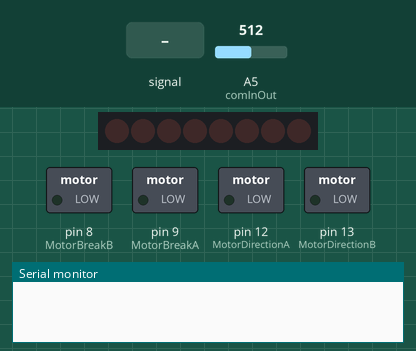
A sketch run on a simulated Arduino Uno, built with avr-gcc and run on an emulated ATmega328P. Shown: 8 shift-register outputs drawn as a row of LEDs (first output left, lit = HIGH), switched loads named in the sketch (green lamp = pin HIGH), the last lines printed to the serial monitor. Wiring (inferred from the names in the program): shift register (74HC595): data pin 5; shift clock pin 6. Wiring (inferred from the signals the program sends): row of LEDs: on Q0, Q1, Q2, Q3, Q4, Q5, Q6, Q7. The test bench sets the inputs (shaded band); at power-on: A5 (comInOut) = 512. Pins used as bus, display or sensor lines are not drawn.

Above: at 1.2 s.
1.3 s: A5 (comInOut) fed a 200 Hz sine of ±460 counts around its level
At 1.46 s:
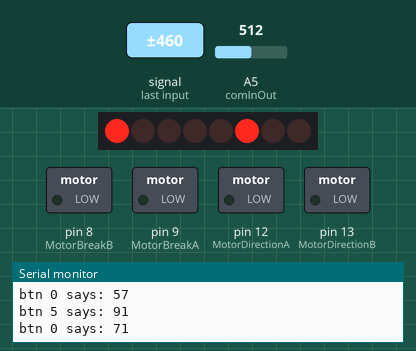
3.7 s: A5 (comInOut) set to 90
At 4.2 s:
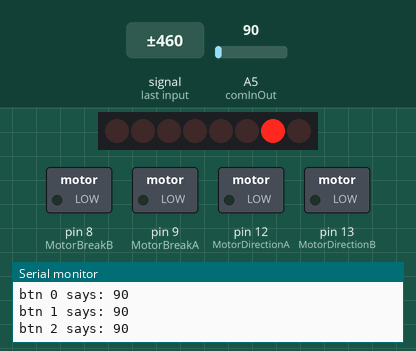
6.7 s: A5 (comInOut) set to 0
9.7 s: A5 (comInOut) set to 110
At 10.9 s:
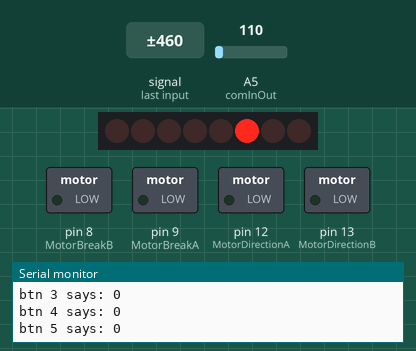
11.2 s: A5 (comInOut) set to 94
At 11.6 s:
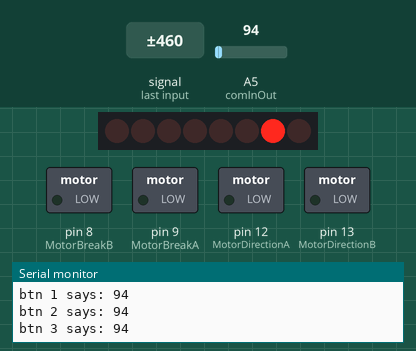
12.8 s: A5 (comInOut) set to 122
At 13.5 s:
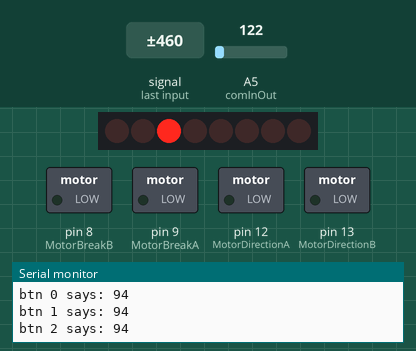
Timing chart, 0 to 15.3 s (numbered marks = the images above; inputs shaded):
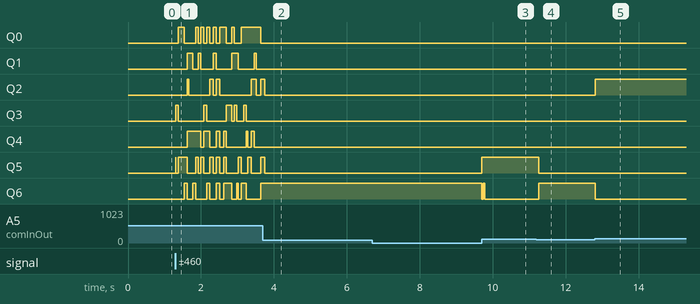

Measured:
- the behaviour switches between 100 and 99 on A5 (comInOut) (found by bisection; images 3 and 4)
- after the input at 9.7 s, Q5: LOW → HIGH at once; Q6: HIGH → LOW at once, → HIGH 0.03 s later, → LOW 0.04 s later
- after the input at 11.2 s, Q5: HIGH → LOW after 0.06 s; Q6: LOW → HIGH after 0.06 s
- after the input at 12.8 s, Q2: LOW → HIGH at once; Q6: HIGH → LOW at once

The sketch:

Arduino_State_Machine_1.ino
```cpp
// Motors
int MotorDirectionA = 12;
int MotorBreakA = 9;
int MotorSpeedA = 3;

int MotorDirectionB = 13;
int MotorBreakB = 8;
int MotorSpeedB = 11;

// State
int state = 0;
String program = "";
char next = "";
int output = B00000000;
bool newState = false;

// Multiplexer
int pinA = A1;
int pinB = A2;
int pinC = A3;

int comInOut = A5;
int value = 0;

// Shift Register
int dataPin = 5;
int clockPin = 6;
int latchPin = 7;

void setup() {
  setupMotor();
  setupMultiplexer();
  setupShiftRegister();
  Serial.begin(9600);
}

void setupMotor(){
  pinMode(MotorDirectionA, OUTPUT);
  pinMode(MotorBreakA, OUTPUT);
  pinMode(MotorDirectionB, OUTPUT);
  pinMode(MotorBreakB, OUTPUT);
}

void setupMultiplexer(){
  pinMode(pinA, OUTPUT);
  pinMode(pinB, OUTPUT);
  pinMode(pinC, OUTPUT);
  pinMode(comInOut, INPUT_PULLUP);
}

void setupShiftRegister(){
  pinMode(dataPin, OUTPUT);
  pinMode(clockPin, OUTPUT);
  pinMode(latchPin, OUTPUT);
  digitalWrite(dataPin, LOW);
  digitalWrite(clockPin, LOW);
  digitalWrite(latchPin, LOW);
}

void loop(){
  /*switch(state){
    case 0: // input mode
      registerInput();
      break;
    case 1: // active mode
      executeProgram(); // .charAt(0) .remove(0);
      break;
    case 2: // pause mode
      wait();
      break;
  }*/
  readBtn("btn 0", LOW, LOW, LOW, 0); //000 = 0
  readBtn("btn 1", HIGH, LOW, LOW, 1); //100 = 1
  readBtn("btn 2", LOW, HIGH, LOW, 2); //010 = 2
  readBtn("btn 3", HIGH, HIGH, LOW, 3); // 110 = 3
  readBtn("btn 4", LOW, LOW, HIGH, 4); //001 = 4
  readBtn("btn 5", HIGH, LOW, HIGH, 5); //101 = 5
  readBtn("btn 6", LOW, HIGH, HIGH, 6); // 011 = 6

  flashLEDs();
}

void readBtn(String btnNum, bool A, bool B, bool C, int s){
  digitalWrite(pinA, A);
  digitalWrite(pinB, B);
  digitalWrite(pinC, C);

  value = analogRead(comInOut);
  if (value < 100){
    Serial.println(btnNum + " says: " + String(value));
    state = s;
    newState = true;
  }
}

void flashLEDs(){
  digitalWrite(latchPin, LOW);
  switch(state){
    case 0:
      output = B10000000;
      break;
    case 1:
      output = B01000000;
      break;
    case 2:
      output = B00100000;
      break;
    case 3:
      output = B00010000;
      break;
    case 4:
      output = B00001000;
      break;
    case 5:
      output = B00000100;
      break;
    case 6:
      output = B00000010;
      break;
  }
  if (newState){
    shiftOut(dataPin, clockPin, LSBFIRST, output);
  }
  digitalWrite(latchPin, HIGH);
}

/*
void executeProgram(){
  while(program.length() > 0){
    next = program.charAt(0)
    switch(next){
      case 'f':
        forward();
        break;
      case 'b':
        back();
        break;
      case 'l':
        left();
        break;
      case 'r':
        right();
        break;
    }
    program.remove(0);
  }
}

// transition code
void goToInputState(){
  state = 0;
  program = ""; // reset program
}

void goToActiveState(){
  state = 1;
}

void goToPauseState(){
  state = 2;
}

// program code
void forward() {
  digitalWrite(MotorDirectionA, HIGH); //Forward
  digitalWrite(MotorBreakA, LOW); //No break
  analogWrite(MotorSpeedA, 123); //Speed

  // forward B full speed
  digitalWrite(MotorDirectionB, HIGH); //Forward
  digitalWrite(MotorBreakB, LOW); //No break
  analogWrite(MotorSpeedB, 123); //Speed
}

void back() {
  digitalWrite(MotorDirectionA, LOW); //Backward
  digitalWrite(MotorBreakA, LOW); //No break
  analogWrite(MotorSpeedA, 123); //Speed

  digitalWrite(MotorDirectionB, LOW); //Backward
  digitalWrite(MotorBreakB, LOW); //No break
  analogWrite(MotorSpeedB, 123); //Speed
}

void break() {
  digitalWrite(MotorBreakA, HIGH);
  digitalWrite(MotorBreakB, HIGH);
}

void left(){
  digitalWrite(MotorDirectionA, HIGH); //Forward
  digitalWrite(MotorBreakA, LOW); //No break
  analogWrite(MotorSpeedA, 50); //Speed

  digitalWrite(MotorDirectionB, HIGH); //Forward
  digitalWrite(MotorBreakB, LOW); //No break
  analogWrite(MotorSpeedB, 100); //Speed
}

void right(){
  digitalWrite(MotorDirectionA, HIGH); //Forward
  digitalWrite(MotorBreakA, LOW); //No break
  analogWrite(MotorSpeedA, 100); //Speed

  digitalWrite(MotorDirectionB, HIGH); //Forward
  digitalWrite(MotorBreakB, LOW); //No break
  analogWrite(MotorSpeedB, 50); //Speed
}*/
```
